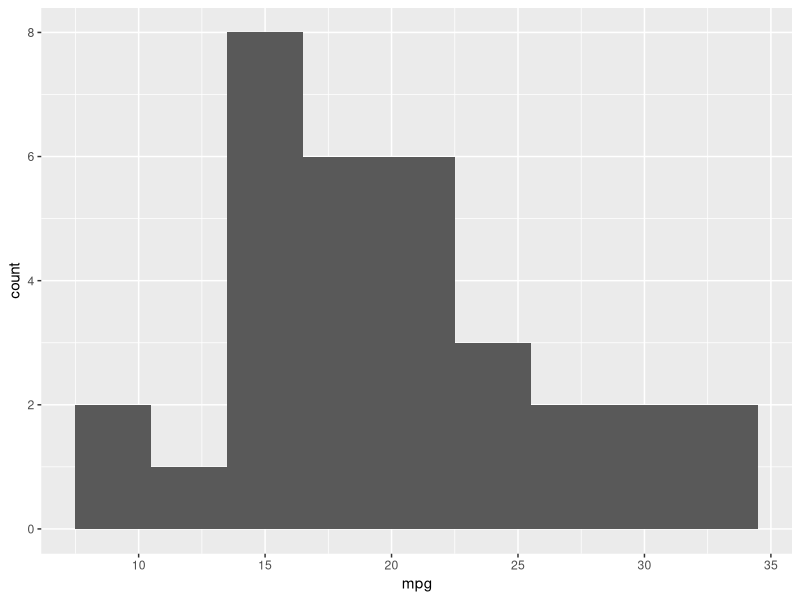
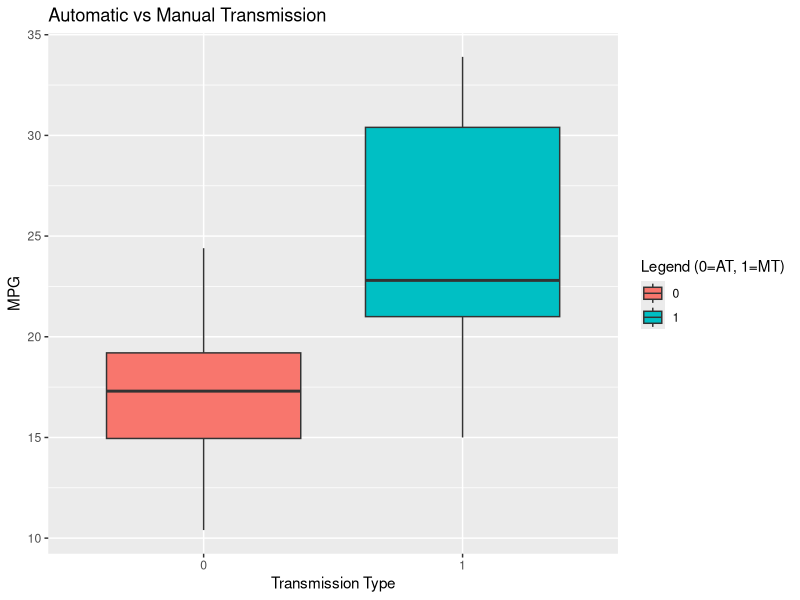
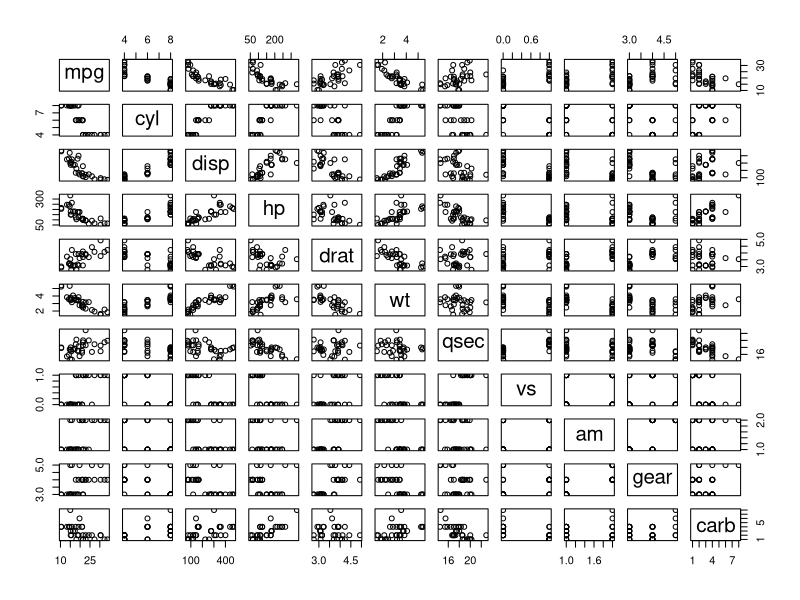
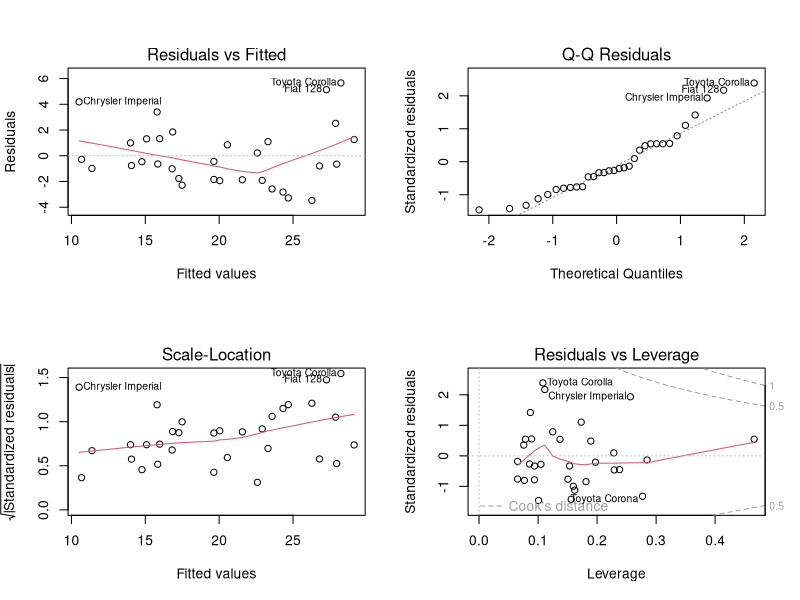

The R source for these figures, in order:
## ---- chunk 1
knitr::opts_chunk$set(echo = TRUE)
## ---- chunk 2
library(datasets)
data(mtcars)
## ---- chunk 3
head(mtcars, 3)
## ---- chunk 4
str(mtcars)
## ---- chunk 5
summary(mtcars$mpg)
## ---- chunk 6
library(ggplot2)
ggplot(data = mtcars, aes(x = mpg))+geom_histogram(binwidth = 3)
## ---- chunk 7
#Visualization ~ Automatic vs Manual Transmission:
library(ggplot2)
mtcars$am <- as.factor(mtcars$am)
Trans_Type <- ggplot(aes(x=am, y=mpg), data=mtcars) + geom_boxplot(aes(fill=am))
Trans_Type <- Trans_Type + labs(title = "Automatic vs Manual Transmission")
Trans_Type <- Trans_Type + xlab("Transmission Type")
Trans_Type <- Trans_Type + ylab("MPG")
Trans_Type <- Trans_Type + labs(fill = "Legend (0=AT, 1=MT)")
Trans_Type
## ---- chunk 8
Trans_Stats = split(mtcars$mpg, mtcars$am)
## ---- chunk 9
sapply(Trans_Stats, mean)
## ---- chunk 10
sapply(Trans_Stats, sd)
## ---- chunk 11
sapply(Trans_Stats, range)
## ---- chunk 12
Auto_trans <- mtcars[mtcars$am == "0",]
Man_trans <- mtcars[mtcars$am == "1",]
t.test(Auto_trans$mpg, Man_trans$mpg)
## ---- chunk 13
Model1 <- lm(mpg ~ am, data = mtcars)
summary(Model1)
## ---- chunk 14
Model1.1 <- lm(mpg ~ am - 1, data = mtcars)
summary(Model1.1)
## ---- chunk 15
Model2 <- lm(mpg~am + cyl + hp + wt, data = mtcars)
summary(Model2)
## ---- chunk 16
anova(Model1, Model2)
## ---- chunk 17
pairs(mpg ~ ., data = mtcars)
## ---- chunk 18
par(mfrow = c(2,2))
plot(Model2)
